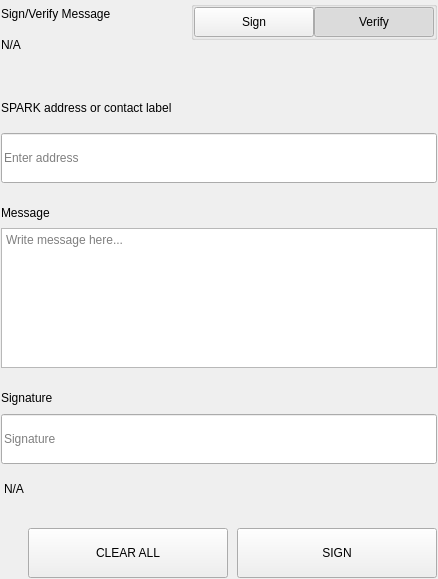
<?xml version="1.0" encoding="UTF-8"?>
<ui version="4.0">
 <class>SettingsSignMessageWidgets</class>
 <widget class="QWidget" name="SettingsSignMessageWidgets">
  <property name="geometry">
   <rect>
    <x>0</x>
    <y>0</y>
    <width>438</width>
    <height>579</height>
   </rect>
  </property>
  <property name="windowTitle">
   <string>Form</string>
  </property>
  <layout class="QVBoxLayout" name="verticalLayout">
   <property name="spacing">
    <number>0</number>
   </property>
   <property name="leftMargin">
    <number>0</number>
   </property>
   <property name="topMargin">
    <number>0</number>
   </property>
   <property name="rightMargin">
    <number>0</number>
   </property>
   <property name="bottomMargin">
    <number>0</number>
   </property>
   <item>
    <widget class="QWidget" name="left" native="true">
     <layout class="QVBoxLayout" name="verticalLayout_3">
      <property name="leftMargin">
       <number>0</number>
      </property>
      <property name="topMargin">
       <number>0</number>
      </property>
      <property name="rightMargin">
       <number>0</number>
      </property>
      <property name="bottomMargin">
       <number>0</number>
      </property>
      <item>
       <widget class="QWidget" name="container_sign" native="true">
        <layout class="QVBoxLayout" name="verticalLayout_2">
         <property name="spacing">
          <number>0</number>
         </property>
         <property name="leftMargin">
          <number>1</number>
         </property>
         <property name="topMargin">
          <number>1</number>
         </property>
         <property name="rightMargin">
          <number>1</number>
         </property>
         <property name="bottomMargin">
          <number>1</number>
         </property>
         <item>
          <layout class="QHBoxLayout" name="horizontalLayout_3" stretch="3,1">
           <property name="spacing">
            <number>40</number>
           </property>
           <item>
            <layout class="QVBoxLayout" name="verticalLayoutTitle">
             <property name="spacing">
              <number>5</number>
             </property>
             <item>
              <widget class="QLabel" name="labelTitle">
               <property name="text">
                <string>Sign/Verify Message</string>
               </property>
              </widget>
             </item>
             <item>
              <widget class="QLabel" name="labelSubtitle1">
               <property name="text">
                <string notr="true">N/A</string>
               </property>
               <property name="wordWrap">
                <bool>true</bool>
               </property>
              </widget>
             </item>
            </layout>
           </item>
           <item alignment="Qt::AlignRight|Qt::AlignTop">
            <widget class="QWidget" name="containerSwitch" native="true">
             <property name="styleSheet">
              <string notr="true">#containerSwitch{
	padding-top:9px;
}</string>
             </property>
             <layout class="QVBoxLayout" name="verticalLayout_6">
              <property name="spacing">
               <number>4</number>
              </property>
              <property name="leftMargin">
               <number>0</number>
              </property>
              <property name="topMargin">
               <number>0</number>
              </property>
              <property name="rightMargin">
               <number>0</number>
              </property>
              <property name="bottomMargin">
               <number>0</number>
              </property>
              <item alignment="Qt::AlignRight">
               <widget class="QGroupBox" name="groupBox">
                <property name="sizePolicy">
                 <sizepolicy hsizetype="Fixed" vsizetype="Preferred">
                  <horstretch>0</horstretch>
                  <verstretch>0</verstretch>
                 </sizepolicy>
                </property>
                <property name="title">
                 <string/>
                </property>
                <property name="alignment">
                 <set>Qt::AlignRight|Qt::AlignTop|Qt::AlignTrailing</set>
                </property>
                <layout class="QHBoxLayout" name="horizontalLayout_4">
                 <property name="spacing">
                  <number>0</number>
                 </property>
                 <property name="leftMargin">
                  <number>0</number>
                 </property>
                 <property name="topMargin">
                  <number>0</number>
                 </property>
                 <property name="rightMargin">
                  <number>0</number>
                 </property>
                 <property name="bottomMargin">
                  <number>0</number>
                 </property>
                 <item>
                  <widget class="QPushButton" name="pushSign">
                   <property name="minimumSize">
                    <size>
                     <width>120</width>
                     <height>30</height>
                    </size>
                   </property>
                   <property name="maximumSize">
                    <size>
                     <width>120</width>
                     <height>30</height>
                    </size>
                   </property>
                   <property name="focusPolicy">
                    <enum>Qt::NoFocus</enum>
                   </property>
                   <property name="text">
                    <string>Sign</string>
                   </property>
                   <property name="checkable">
                    <bool>true</bool>
                   </property>
                   <property name="autoExclusive">
                    <bool>true</bool>
                   </property>
                  </widget>
                 </item>
                 <item>
                  <widget class="QPushButton" name="pushVerify">
                   <property name="minimumSize">
                    <size>
                     <width>120</width>
                     <height>30</height>
                    </size>
                   </property>
                   <property name="maximumSize">
                    <size>
                     <width>120</width>
                     <height>30</height>
                    </size>
                   </property>
                   <property name="focusPolicy">
                    <enum>Qt::NoFocus</enum>
                   </property>
                   <property name="text">
                    <string>Verify</string>
                   </property>
                   <property name="checkable">
                    <bool>true</bool>
                   </property>
                   <property name="checked">
                    <bool>true</bool>
                   </property>
                   <property name="autoExclusive">
                    <bool>true</bool>
                   </property>
                  </widget>
                 </item>
                </layout>
               </widget>
              </item>
              <item alignment="Qt::AlignHCenter|Qt::AlignTop">
               <widget class="QLabel" name="labelSubtitleSwitch">
                <property name="text">
                 <string/>
                </property>
                <property name="alignment">
                 <set>Qt::AlignRight|Qt::AlignTrailing|Qt::AlignVCenter</set>
                </property>
               </widget>
              </item>
             </layout>
            </widget>
           </item>
          </layout>
         </item>
         <item>
          <spacer name="verticalSpacer_2">
           <property name="orientation">
            <enum>Qt::Vertical</enum>
           </property>
           <property name="sizeType">
            <enum>QSizePolicy::Fixed</enum>
           </property>
           <property name="sizeHint" stdset="0">
            <size>
             <width>20</width>
             <height>40</height>
            </size>
           </property>
          </spacer>
         </item>
         <item>
          <widget class="QWidget" name="containerAddress" native="true">
           <property name="sizePolicy">
            <sizepolicy hsizetype="Preferred" vsizetype="Fixed">
             <horstretch>0</horstretch>
             <verstretch>0</verstretch>
            </sizepolicy>
           </property>
           <layout class="QVBoxLayout" name="verticalLayout_5" stretch="0,0">
            <property name="spacing">
             <number>15</number>
            </property>
            <property name="leftMargin">
             <number>0</number>
            </property>
            <property name="topMargin">
             <number>0</number>
            </property>
            <property name="rightMargin">
             <number>0</number>
            </property>
            <property name="bottomMargin">
             <number>0</number>
            </property>
            <item>
             <widget class="QLabel" name="labelSubtitleAddress">
              <property name="minimumSize">
               <size>
                <width>0</width>
                <height>20</height>
               </size>
              </property>
              <property name="maximumSize">
               <size>
                <width>16777215</width>
                <height>20</height>
               </size>
              </property>
              <property name="text">
               <string>SPARK address or contact label</string>
              </property>
             </widget>
            </item>
            <item>
             <widget class="QLineEdit" name="addressIn_SM">
              <property name="minimumSize">
               <size>
                <width>0</width>
                <height>50</height>
               </size>
              </property>
              <property name="maximumSize">
               <size>
                <width>16777215</width>
                <height>50</height>
               </size>
              </property>
              <property name="placeholderText">
               <string>Enter address</string>
              </property>
             </widget>
            </item>
           </layout>
          </widget>
         </item>
         <item>
          <spacer name="verticalSpacer_3">
           <property name="orientation">
            <enum>Qt::Vertical</enum>
           </property>
           <property name="sizeType">
            <enum>QSizePolicy::Fixed</enum>
           </property>
           <property name="sizeHint" stdset="0">
            <size>
             <width>20</width>
             <height>20</height>
            </size>
           </property>
          </spacer>
         </item>
         <item>
          <layout class="QVBoxLayout" name="verticalLayout_9">
           <property name="spacing">
            <number>5</number>
           </property>
           <item>
            <widget class="QLabel" name="labelSubtitleMessage">
             <property name="minimumSize">
              <size>
               <width>0</width>
               <height>20</height>
              </size>
             </property>
             <property name="maximumSize">
              <size>
               <width>16777215</width>
               <height>20</height>
              </size>
             </property>
             <property name="text">
              <string>Message</string>
             </property>
            </widget>
           </item>
           <item>
            <widget class="QPlainTextEdit" name="messageIn_SM">
             <property name="minimumSize">
              <size>
               <width>0</width>
               <height>140</height>
              </size>
             </property>
             <property name="maximumSize">
              <size>
               <width>16777215</width>
               <height>140</height>
              </size>
             </property>
             <property name="placeholderText">
              <string>Write message here...</string>
             </property>
            </widget>
           </item>
          </layout>
         </item>
         <item>
          <spacer name="verticalSpacer_4">
           <property name="orientation">
            <enum>Qt::Vertical</enum>
           </property>
           <property name="sizeType">
            <enum>QSizePolicy::Fixed</enum>
           </property>
           <property name="sizeHint" stdset="0">
            <size>
             <width>20</width>
             <height>20</height>
            </size>
           </property>
          </spacer>
         </item>
         <item>
          <widget class="QWidget" name="widget" native="true">
           <property name="minimumSize">
            <size>
             <width>0</width>
             <height>75</height>
            </size>
           </property>
           <property name="maximumSize">
            <size>
             <width>16777215</width>
             <height>16777215</height>
            </size>
           </property>
           <layout class="QVBoxLayout" name="verticalLayout_4">
            <property name="leftMargin">
             <number>0</number>
            </property>
            <property name="topMargin">
             <number>0</number>
            </property>
            <property name="rightMargin">
             <number>0</number>
            </property>
            <property name="bottomMargin">
             <number>0</number>
            </property>
            <item>
             <widget class="QLabel" name="labelSubtitleSignature">
              <property name="minimumSize">
               <size>
                <width>0</width>
                <height>20</height>
               </size>
              </property>
              <property name="maximumSize">
               <size>
                <width>16777215</width>
                <height>20</height>
               </size>
              </property>
              <property name="text">
               <string>Signature</string>
              </property>
             </widget>
            </item>
            <item>
             <widget class="QLineEdit" name="signatureOut_SM">
              <property name="minimumSize">
               <size>
                <width>0</width>
                <height>50</height>
               </size>
              </property>
              <property name="placeholderText">
               <string>Signature</string>
              </property>
             </widget>
            </item>
           </layout>
          </widget>
         </item>
         <item>
          <widget class="QLabel" name="statusLabel_SM">
           <property name="styleSheet">
            <string notr="true">padding-top:5px;</string>
           </property>
           <property name="text">
            <string notr="true">N/A</string>
           </property>
          </widget>
         </item>
         <item>
          <spacer name="verticalSpacer">
           <property name="orientation">
            <enum>Qt::Vertical</enum>
           </property>
           <property name="sizeType">
            <enum>QSizePolicy::Fixed</enum>
           </property>
           <property name="sizeHint" stdset="0">
            <size>
             <width>20</width>
             <height>20</height>
            </size>
           </property>
          </spacer>
         </item>
         <item>
          <layout class="QHBoxLayout" name="horizontalLayout_7">
           <property name="spacing">
            <number>9</number>
           </property>
           <item>
            <spacer name="horizontalSpacer_5">
             <property name="orientation">
              <enum>Qt::Horizontal</enum>
             </property>
             <property name="sizeType">
              <enum>QSizePolicy::Expanding</enum>
             </property>
             <property name="sizeHint" stdset="0">
              <size>
               <width>40</width>
               <height>20</height>
              </size>
             </property>
            </spacer>
           </item>
           <item>
            <widget class="QPushButton" name="pushButtonClear">
             <property name="minimumSize">
              <size>
               <width>200</width>
               <height>50</height>
              </size>
             </property>
             <property name="focusPolicy">
              <enum>Qt::NoFocus</enum>
             </property>
             <property name="text">
              <string>CLEAR ALL</string>
             </property>
            </widget>
           </item>
           <item>
            <widget class="QPushButton" name="pushButtonSave">
             <property name="minimumSize">
              <size>
               <width>200</width>
               <height>50</height>
              </size>
             </property>
             <property name="maximumSize">
              <size>
               <width>200</width>
               <height>50</height>
              </size>
             </property>
             <property name="focusPolicy">
              <enum>Qt::NoFocus</enum>
             </property>
             <property name="text">
              <string>SIGN</string>
             </property>
            </widget>
           </item>
          </layout>
         </item>
        </layout>
       </widget>
      </item>
     </layout>
    </widget>
   </item>
  </layout>
 </widget>
 <resources/>
 <connections/>
</ui>
